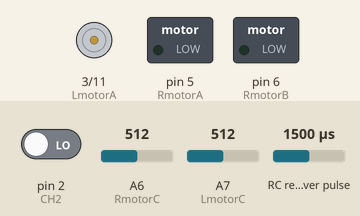
A sketch run on a simulated Arduino Nano, built with avr-gcc and run on an emulated ATmega328P. On the bench: motor-driver pin pairs drawn as motors (green arrow = first pin HIGH = forward, orange = second pin HIGH = backward, longer = more drive), switched loads named in the sketch (green lamp = pin HIGH). Wiring (inferred from the names in the program): RC receiver channel: data pin 4. The inputs (shaded band) are chosen by the test bench; at power-on: RC receiver pulse 1500 µs, A7 (LmotorC) = 512, pin 2 (CH2) LOW, A6 (RmotorC) = 512.

Above: at 1.2 s.
1.3 s: RC receiver pulse (sensor on pin 4) set to 1417 µs
2.8 s: RC receiver pulse (sensor on pin 4) set to 1389 µs
At 3.4 s:
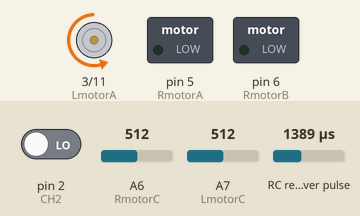
4.3 s: RC receiver pulse (sensor on pin 4) set to 1020 µs
At 4.6 s:
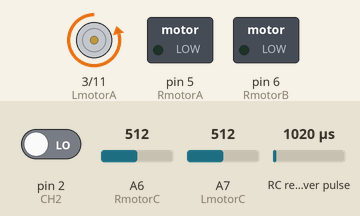
5.8 s: RC receiver pulse (sensor on pin 4) set to 1750 µs
At 7.0 s:
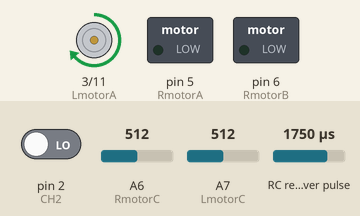
7.3 s: A7 (LmotorC) set to 789
8.8 s: A7 (LmotorC) set to 812
At 9.7 s:
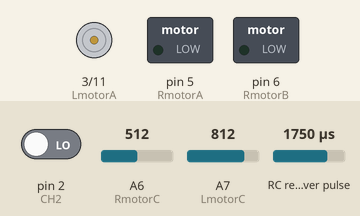
Timing chart, 0 to 11.3 s (numbered marks = the images above; inputs shaded):
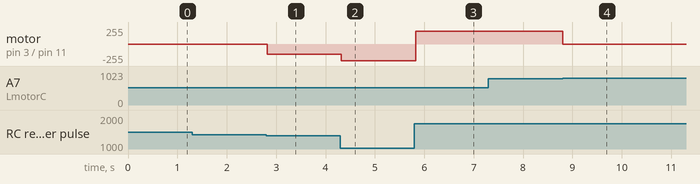

Measured:
- the behaviour switches between 1400 and 1399 µs on RC receiver pulse (sensor on pin 4) (found by bisection; images 0 and 1)
- the behaviour switches between 800 and 801 on A7 (LmotorC) (found by bisection; images 3 and 4)
- after the input at 1.3 s, every drawn part: stays the same
- after the input at 2.8 s, motor on pin 3 (LmotorA) / pin 11 (LmotorB): stopped → backward 155/255 at once
- after the input at 4.3 s, motor on pin 3 (LmotorA) / pin 11 (LmotorB): backward 155/255 → backward 249/255 at once
- after the input at 5.8 s, motor on pin 3 (LmotorA) / pin 11 (LmotorB): backward 249/255 → forward 191/255 at once
- after the input at 7.3 s, every drawn part: stays the same
- after the input at 8.8 s, motor on pin 3 (LmotorA) / pin 11 (LmotorB): forward 191/255 → stopped at once

The sketch:

_6WDcode.ino
```cpp
#define LmotorA             3  // Left  motor H bridge, input A
#define LmotorB            11  // Left  motor H bridge, input B
#define RmotorA             5  // Right motor H bridge, input A
#define RmotorB             6  // Right motor H bridge, input B

#define Battery             A0  // Analog input 00
#define RmotorC             A6  // Analog input 06
#define LmotorC             A7  // Analog input 07
#define Charger            13  // Low=ON High=OFF

#define Maxamps            800     // set overload current for left motor
#define Overloadtime       100     // time in mS before motor is re-enabled after overload occurs

#define CH2                2    //Channel 2 (Speed) on receiver
#define CH1                4    //Channel 1 (Turn) on receiver

int leftspeed = 0;              //Speed of left motor
int rightspeed = 0;             //Speed of right motor

long leftover = 0;              //The timeout counter after left motor overheats
long rightover = 0;             //The timeout counter after right motor overheats

int CH1reading = 1500;          //The PWM reading from CH1 on the receiver
int CH2reading = 1500;          //The PWM reading from CH2 on the receiver

long ch1start = 0;              //Used for counting PWM pulse width of CH1
long ch2start = 0;              //Used for counting PWM pulse width of CH2

void readRC(){
  //leftspeed = leftRCspeed()*255.0/500.0;    //Mapping the PWM -500 - 500 raeding to -255 to 255 reading
  //rightspeed = rightRCspeed()*255.0/500.0;  //Same, but for the right motor
  leftspeed = CH1speed();
  rightspeed = CH2speed();
  if(abs(leftspeed) < 100){
    leftspeed = 0;
  }else if (leftspeed >= 100){
    leftspeed = map(leftspeed, 100, 500, 300, 500);
  }else{
    leftspeed = map(leftspeed, -100, -500, -300, -500);
  }
  if(abs(rightspeed) < 100){
    rightspeed = 0;
  }else if (rightspeed >= 100){
    rightspeed = map(rightspeed, 100, 500, 300, 500);
  }else{
    rightspeed = map(rightspeed, -100, -500, -300, -500);
  }
  leftspeed = leftspeed*255.0/500.0;
  rightspeed = rightspeed*255.0/500.0;
}


void setup() {
  // put your setup code here, to run once:
  Serial.begin(9600);           //Begin the debugging serial
  interruptinit();              //PWM interrupt read initialization
}

void loop() {
  // put your main code here, to run repeatedly:
  CH1read();                    //Read the CH1 reading through pulseIn because it's not as important as CH2 and there is only one available interrupt pin left
  readRC();                     //Read the receiver reading (CH2)
  overloadcheck();              //Check if the motor is overloading
  go();                         //Run the motors using the leftspeed and rightspeed
}
```

Receiverinterrupt.ino
```cpp
void interruptinit(){
  //attachInterrupt(digitalPinToInterrupt(CH1),CH1rising,RISING);
  attachInterrupt(digitalPinToInterrupt(CH2),CH2rising,RISING);
}

void CH1rising(){
  ch1start = micros();
  detachInterrupt(digitalPinToInterrupt(CH1));
  attachInterrupt(digitalPinToInterrupt(CH1),CH1falling,FALLING);
}

void CH1falling(){
  CH1reading = micros() - ch1start;
  if(CH1reading < 900 || CH1reading > 2100){
    CH1reading = 1500;
  }
  detachInterrupt(digitalPinToInterrupt(CH1));
  attachInterrupt(digitalPinToInterrupt(CH1),CH1rising,RISING);
}

void CH2rising(){
  ch2start = micros();
  detachInterrupt(digitalPinToInterrupt(CH2));
  attachInterrupt(digitalPinToInterrupt(CH2),CH2falling,FALLING);
}

void CH2falling(){
  CH2reading = micros() - ch2start;
  if(CH2reading < 900 || CH2reading > 2100){
    CH2reading = 1500;
  }
  detachInterrupt(digitalPinToInterrupt(CH2));
  attachInterrupt(digitalPinToInterrupt(CH2),CH2rising,RISING);
}

void CH1read(){
  CH1reading = pulseIn(CH1,HIGH);
  if(CH1reading > 2100 || CH1reading < 900){
    CH1reading = 1500;
  }
}

int CH1speed(){
  return (CH1reading - 1500);
}

int CH2speed(){
  return (CH2reading - 1500);
}

int leftRCspeed(){
  int CH2speed = CH2reading - 1500;
  int CH1turn = CH1reading - 1500;
  int lspeed = CH2speed + CH1turn;
  if(lspeed >500){
    lspeed = 500;
  }
  if(lspeed <-500){
    lspeed = -500;
  }
  return lspeed;
}

int rightRCspeed(){
  int CH2speed = CH2reading - 1500;
  int CH1turn = CH1reading - 1500;
  int rspeed = CH2speed - CH1turn;
  if(rspeed >500){
    rspeed = 500;
  }
  if(rspeed <-500){
    rspeed = -500;
  }
  return rspeed;
}
```

hbridge.ino
```cpp
void go(){
  int absleft = abs(leftspeed);
  int absright = abs(rightspeed);
  if(leftspeed > 0){
    analogWrite(LmotorB, 0);
    analogWrite(LmotorA, absleft);
  }else if(leftspeed <0){
    analogWrite(LmotorA, 0);
    analogWrite(LmotorB, absleft);
  }else{
    analogWrite(LmotorA, 0);
    analogWrite(LmotorB, 0);
  }
  if(rightspeed < 0){
    analogWrite(RmotorB, 0);
    analogWrite(RmotorA, absright);
  }else if(rightspeed > 0){
    analogWrite(RmotorA, 0);
    analogWrite(RmotorB, absright);
  }else{
    analogWrite(RmotorA, 0);
    analogWrite(RmotorB, 0);
  }
}

void goforward(){
  leftspeed = 200;
  rightspeed = 200;
}

void stop(){
  leftspeed = 0;
  rightspeed = 0;
}

void turnright(){
  leftspeed = 255;
  rightspeed = 100;
}

void turnleft(){
  leftspeed = 100;
  rightspeed = 255;
}

void overloadcheck(){
  int leftamp = analogRead(LmotorC);
  int rightamp = analogRead(RmotorC);
  if(leftamp > Maxamps){
    leftover = millis();
  }
  if(rightamp > Maxamps){
    rightover = millis();
  }
  if(millis() - leftover < Overloadtime){
    leftspeed = 0;
  }
  if(millis() - rightover < Overloadtime){
    rightspeed = 0;
  }
}
```
